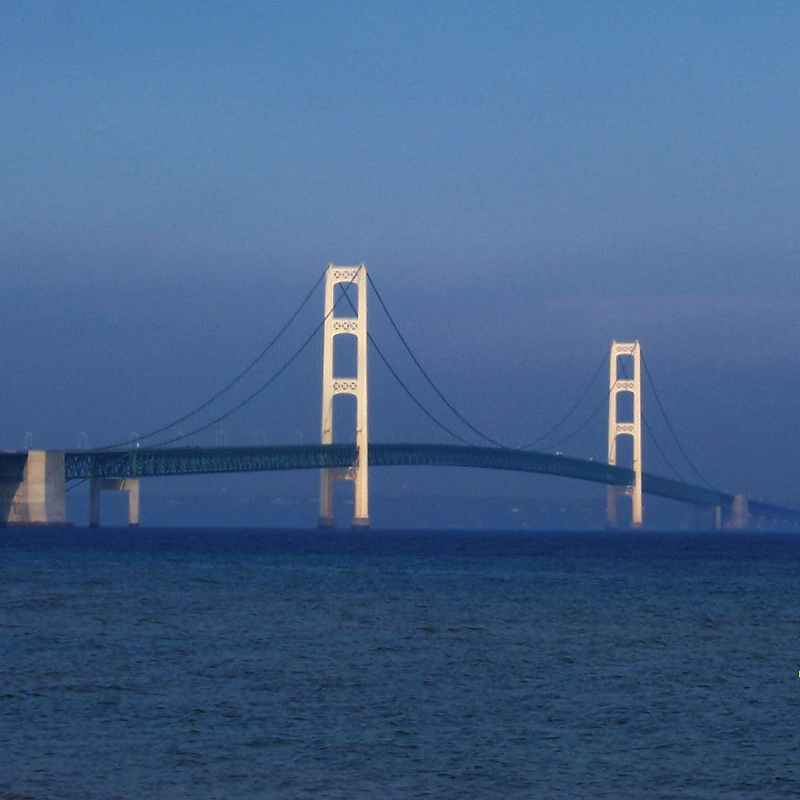
#> input picture assets/bridge.png, 800 x 800 px, found by its file name
$ python blend.py
#> lines starting #> are read from the running program, lines starting #| are printed output that depends on the picture
from PIL import Image

img1 = Image.open('assets\\bridge.png')
#> img1 is the input picture: PIL image 800x800 RGBA; mean R, G, B, A 67.2, 97.6, 137.4, 255
img1 = img1.convert('RGBA')

img2 = Image.open('assets\\birds.png')
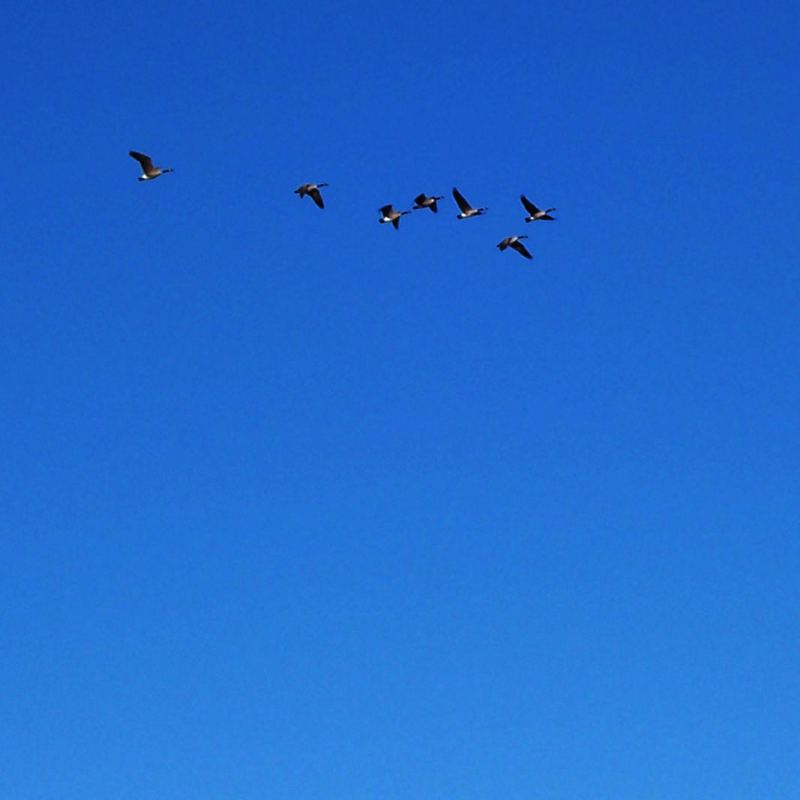
#> input picture assets/birds.png, 800 x 800 px, found by its file name
#> img2 is the input picture: PIL image 800x800 RGBA; mean R, G, B, A 33.8, 107.1, 208.2, 255
img2 = img2.convert('RGBA')

img = Image.blend(img1,img2,0.3)
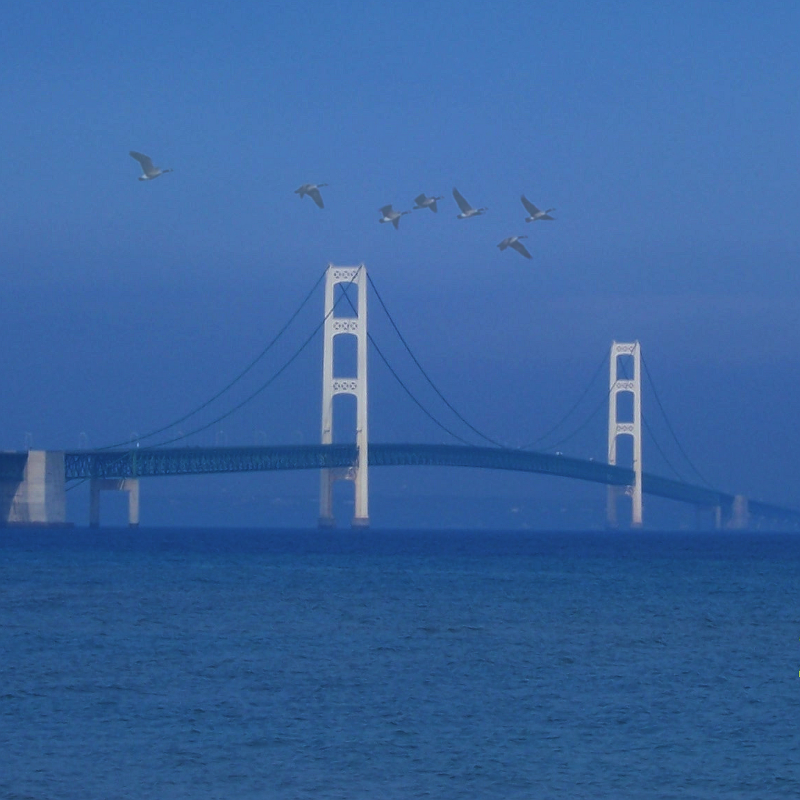
#> img: PIL image 800x800 RGBA; mean R, G, B, A 56.7, 100, 158.2, 255
img= img.convert('L')
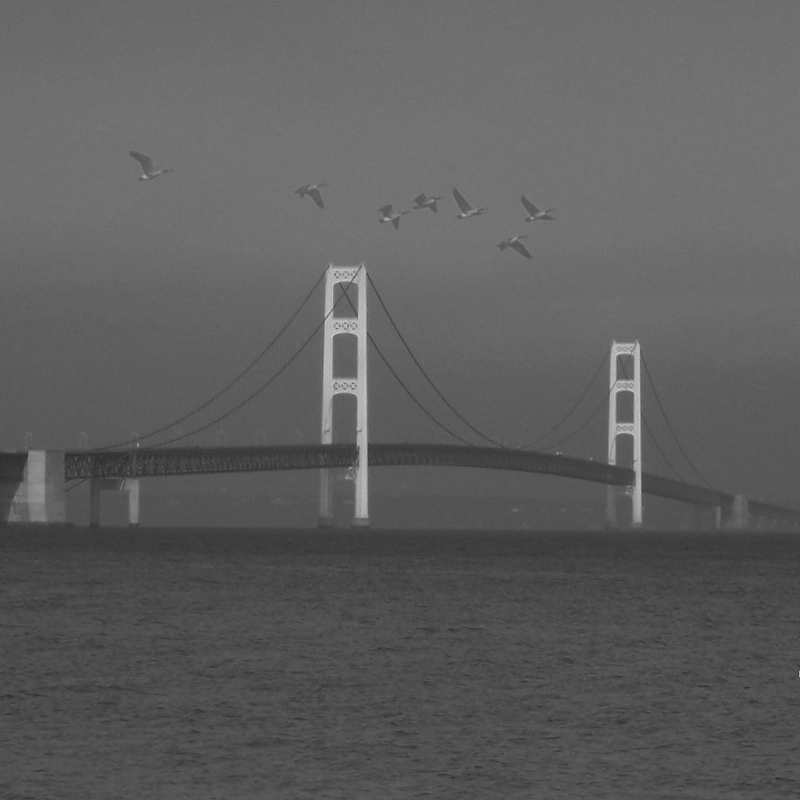
#> img: PIL image 800x800 L; min 46, max 204, mean 93.7
img.show()
